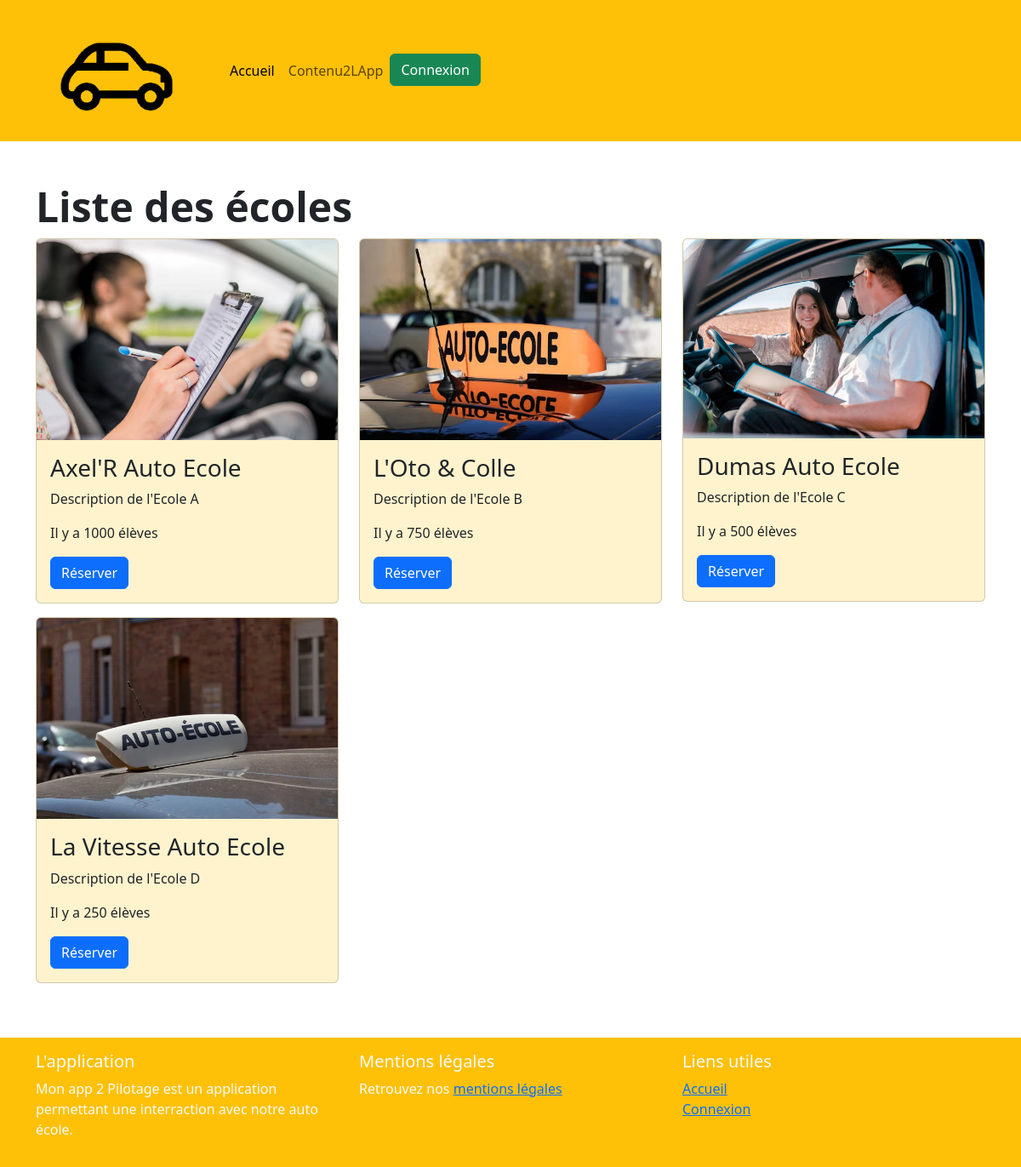
Page /ecoles/ on the committed database.
### monApp2Pilotage/models.py (models this page shows)
class Ecoles(models.Model):
    name = models.CharField(max_length=50)
    description = models.CharField(max_length=150)
    since = models.PositiveIntegerField()
    students = models.IntegerField(default=0)
    image = models.ImageField(upload_to='ecoles/', default='auto-ecole1.png')

### monApp2Pilotage/views.py (the view)
# urls.py: path('ecoles/', ecoles_view, name="ecoles"),
def ecoles_view(request):
    ecoles = Ecoles.objects.all()
    context = {'ecoles': ecoles}
    return render(request, 'monApp2Pilotage/liste_ecoles.html', context)

### monApp2Pilotage/templates/monApp2Pilotage/liste_ecoles.html
{% extends "../base.html" %}
{% load static %}
{% block content %}
<section id="home-header">
    <div class="row">
        <div class="col-md-9">
            <h1 class="display-5 fw-bold">Liste des écoles</h1>
        </div>
        {% for ecole in ecoles %}
        <div class="col-md-4 mb-3">
            <div class="card bg-warning-subtle">
                <img src="{{ MEDIA_URL }}{{ ecole.image }}" class="card-img-top" alt="{{ ecole.name }}">
                <div class="card-body">
                    <h3 class="card-title">{{ ecole.name }}</h3>
                    <p class="card-text">{{ ecole.description }}</p>
                    <p class="card-text">Il y a {{ ecole.students }} élèves</p>
                    <a href="#" class="btn btn-primary">Réserver</a>
                </div>
            </div>
        </div>
        {% endfor %}
    </div>
</section>
{% endblock %}

### rows in the picture
Ecoles: image (picture), name "Axel'R Auto Ecole", description "Description de l'Ecole A", students "1000"
Ecoles: image (picture), name "L'Oto & Colle", description "Description de l'Ecole B", students "750"
Ecoles: image (picture), name "Dumas Auto Ecole", description "Description de l'Ecole C", students "500"
Ecoles: image (picture), name "La Vitesse Auto Ecole", description "Description de l'Ecole D", students "250"
